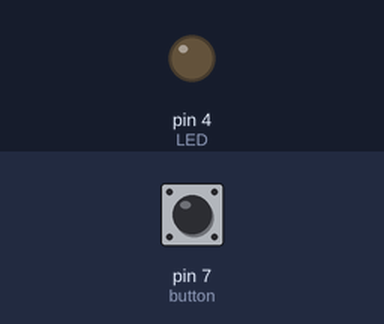
Recording of a sketch running on a simulated Arduino Uno, built with avr-gcc and run on an emulated ATmega328P. On the bench: output pins drawn as LEDs (lit = HIGH). The test bench sets the inputs (shaded band); at power-on: pin 7 (button) HIGH.

Above: at 1.2 s.
1.3 s: pin 7 (button) pulled LOW for 0.15 s
At 1.37 s:
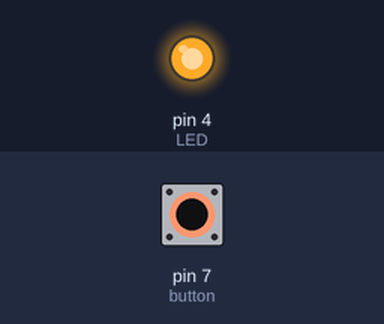
2.9 s: pin 7 (button) pulled LOW for 3.2 s
At 6.7 s:
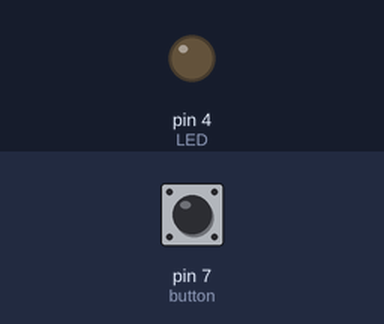
Timing chart, 0 to 8.2 s (numbered marks = the images above; inputs shaded):
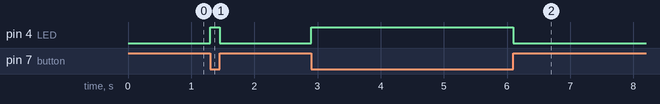

Measured:
- after the input at 1.3 s, pin 4 (LED): LOW → HIGH at once, → LOW 0.15 s later
- after the input at 2.9 s, pin 4 (LED): LOW → HIGH at once, → LOW 3.2 s later

The sketch:

Manalo_Sketch6Lab.ino
```cpp
int button = 7;
int LED =  4;
int buttonState = 0;

void setup() {
  pinMode(LED, OUTPUT);
  pinMode(button, INPUT_PULLUP);
}

void loop() {
  buttonState = digitalRead(button);

  if(buttonState == LOW)
    digitalWrite(LED, HIGH);
  else
    digitalWrite(LED, LOW);
}    
```
